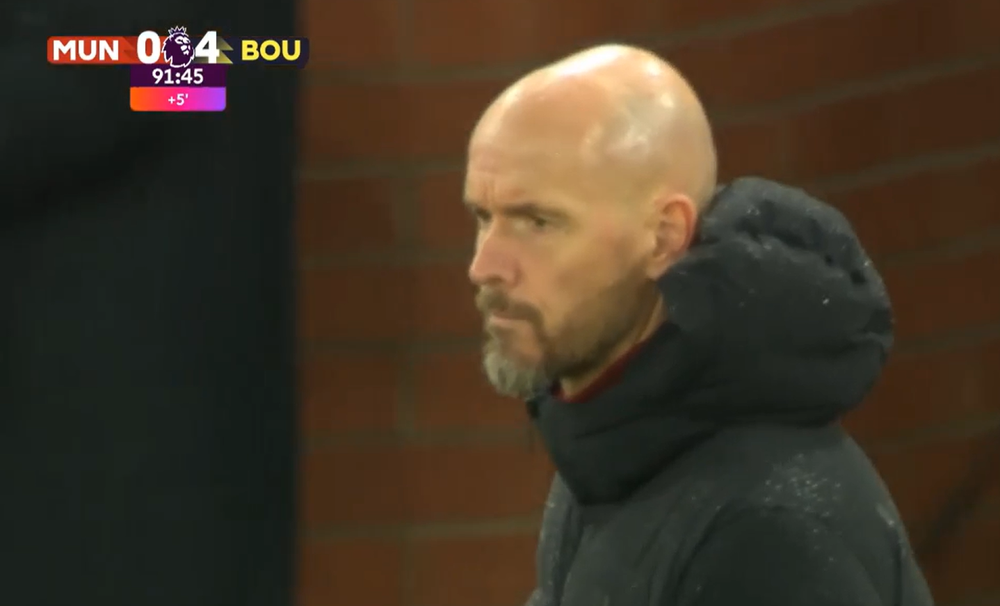
#> input picture RAW.png, 1000 x 606 px, shrunk from 1438 x 871 before the run
$ python rotate_flip.py
#> lines starting #> are read from the running program, lines starting #| are printed output that depends on the picture
from PIL import Image

# Load the image
image = Image.open("RAW.png")
#> image is the input picture: PIL image 1000x606 RGBA; mean R, G, B, A 65.8, 53.5, 38.2, 255

# Rotate 90 degrees
rotated_90 = image.rotate(90)
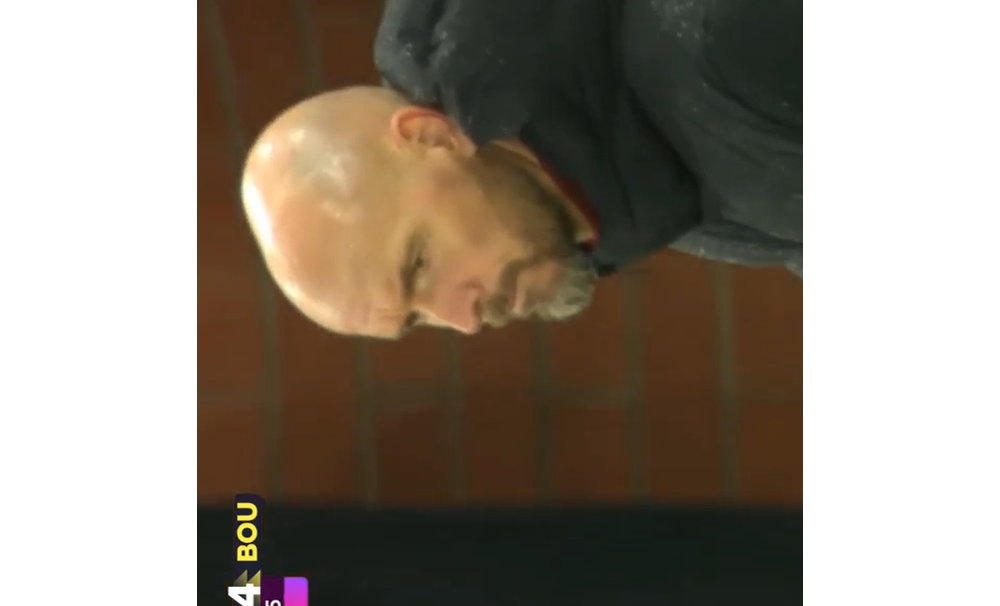
#> rotated_90: PIL image 1000x606 RGBA; mean R, G, B, A 47.5, 37.8, 26.1, 154.5; transparent parts drawn white

# Rotate 180 degrees
rotated_180 = image.rotate(180)
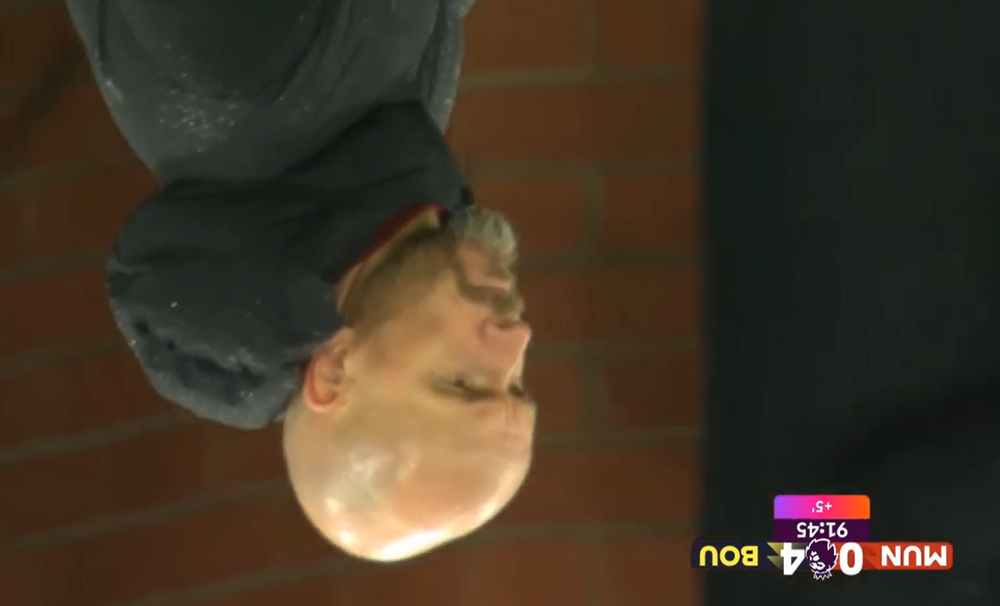
#> rotated_180: PIL image 1000x606 RGBA; mean R, G, B, A 65.8, 53.5, 38.2, 255

# Horizontal flip
horizontal_flip = image.transpose(Image.FLIP_LEFT_RIGHT)
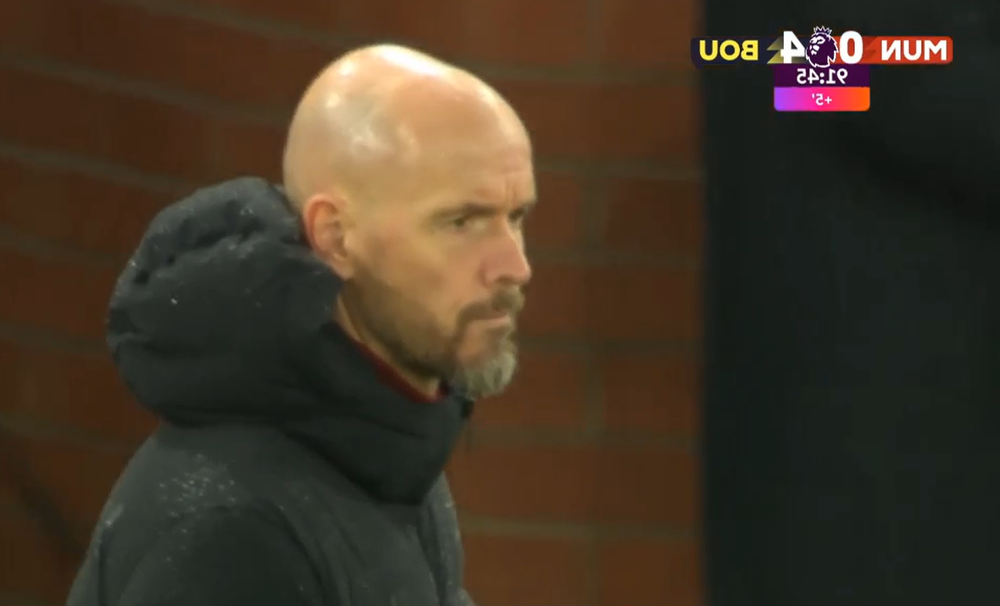
#> horizontal_flip: PIL image 1000x606 RGBA; mean R, G, B, A 65.8, 53.5, 38.2, 255

# Vertical flip
vertical_flip = image.transpose(Image.FLIP_TOP_BOTTOM)
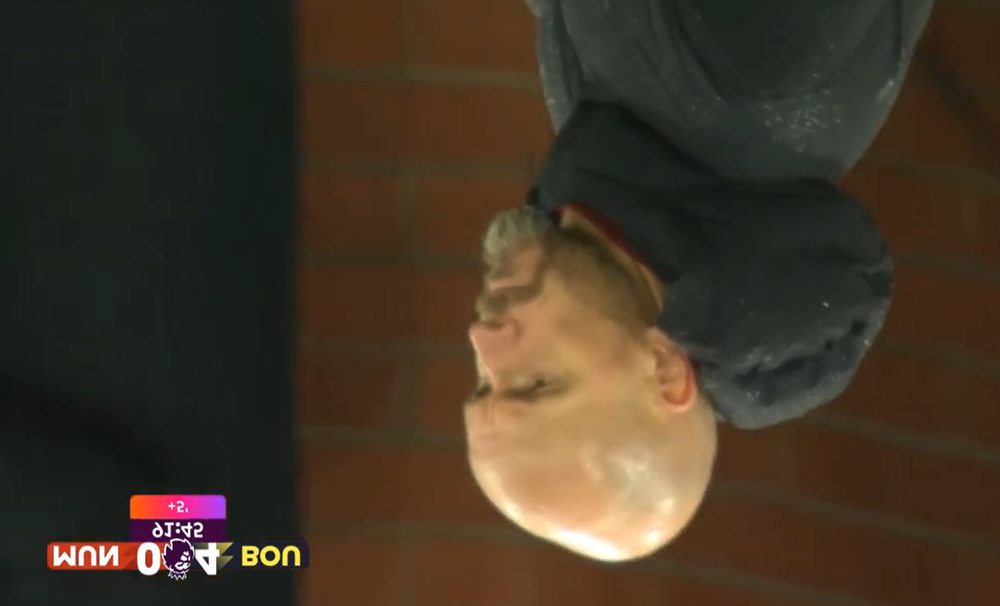
#> vertical_flip: PIL image 1000x606 RGBA; mean R, G, B, A 65.8, 53.5, 38.2, 255

# Display or save the rotated and flipped images
rotated_90.save("rotated_90.png")
# rotated_90.show()

rotated_180.save("rotated_180.png")
# rotated_180.show()

horizontal_flip.save("horizontal_flip.png")
# horizontal_flip.show()

vertical_flip.save("vertical_flip.png")
# vertical_flip.show()
